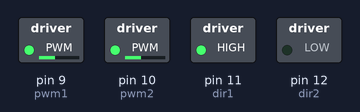
Bench run of a sketch on a simulated Arduino Uno, built with avr-gcc and run on an emulated ATmega328P. Parts: switched loads named in the sketch (green lamp = pin HIGH). What the sketch prints to the serial monitor is not drawn.

Above: at 0.1 s.
Timing chart, 0 to 1.6 s (numbered marks = the images above):
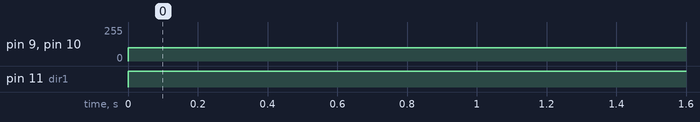

The sketch:

MotorDirCheck.ino
```cpp
//Pins For motorDriver
#define dir1 11
#define dir2 12

#define pwm1 9
#define pwm2 10

#define pwmSpeed 100
#define turningSpeed 20


void setup() {
pinMode (dir1, OUTPUT);

 pinMode (dir2, OUTPUT);

 pinMode (pwm1, OUTPUT);

 pinMode (pwm2, OUTPUT);
Serial.begin(9600);
}

void loop() {
Forward(pwmSpeed);
//Backward(turningSpeed);
//Right(turningSpeed);
//Left(turningSpeed);                        //Uncomment command one by one to check
}


//By default 0 is for Clockwise and 1 for anticlockwise


void Forward(byte pwmValue)
{
  digitalWrite(dir1,1);
  analogWrite(pwm1,pwmValue);

  digitalWrite(dir2,0);
  analogWrite(pwm2,pwmValue);
  delay(3000);
Serial.print("Right motor ACW                        Left motor CW");                                //ACW - anticlockWise               CW ClockWise

}


void Backward(byte pwmValue)
{
  digitalWrite(dir1,0);
  analogWrite(pwm1,pwmValue);

  digitalWrite(dir2,1);
  analogWrite(pwm2,pwmValue);
    delay(3000);
Serial.print("Right motor CW                        Left motor ACW");
}


void Left(byte pwmValue)
{

  digitalWrite(dir1,1);
  analogWrite(pwm1,pwmValue);

  digitalWrite(dir2,1);
  analogWrite(pwm2,pwmValue);
    delay(3000);
Serial.print("Right motor ACW                        Left motor ACW");
}


void Right(byte pwmValue)
{
  digitalWrite(dir1,0);
  analogWrite(pwm1,pwmValue);

  digitalWrite(dir2,0);
  analogWrite(pwm2,pwmValue);
    delay(3000);
Serial.print("Right motor CW                        Left motor CW");
}
```

Measured:
- by itself, pin 9 (pwm1), pin 10 (pwm2): 0/255 → 100/255 at 0.00 s
- by itself, pin 11 (dir1): LOW → HIGH at 0.00 s
